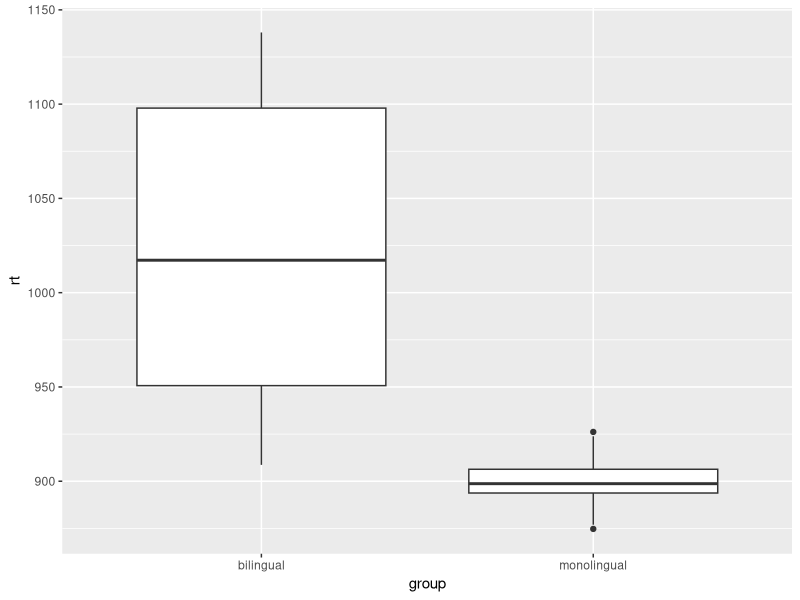
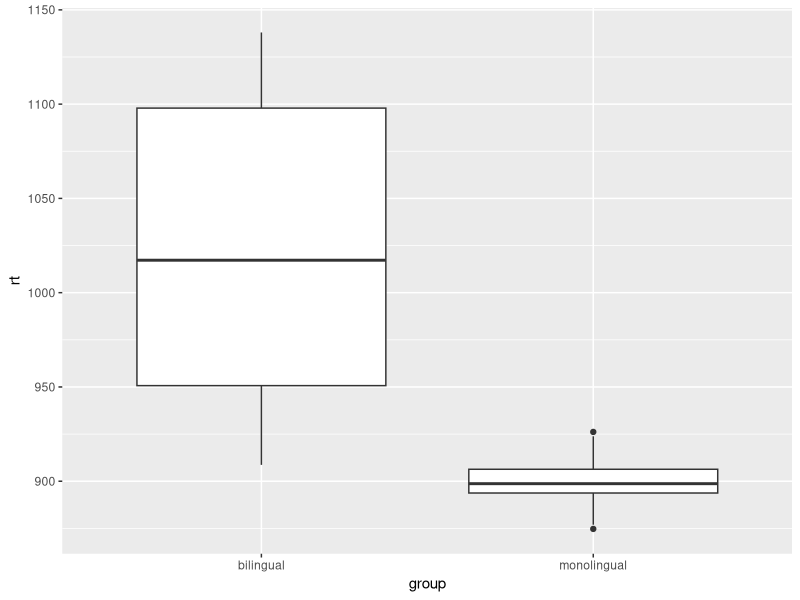

Write R code to recreate these figures, in order.
# load packages

library(dplyr)
library(ggplot2)

## Read Data and Organise

data = read.table("data/rcourse_lesson1_data.txt", header=TRUE, sep="\t")

# look at data
dim(data)
head(data)
tail(data)
str(data)

xtabs(~group,data)
xtabs(~type,data)


nrow(data)-sum(complete.cases(data))

# create a new data frame with dply code

data_bl = data %>% filter(group=="bilingual")

dim(data_bl)
head(data_bl)
tail(data_bl)
str(data_bl)
xtabs(~group,data_bl)
xtabs(~type,data_bl)

## testing on version control

## Make Figures
# By group

data.plot = ggplot(data, aes(x=group, y=rt)) + geom_boxplot()


data.plot

pdf("figures/data.pdf")
data.plot
dev.off()
